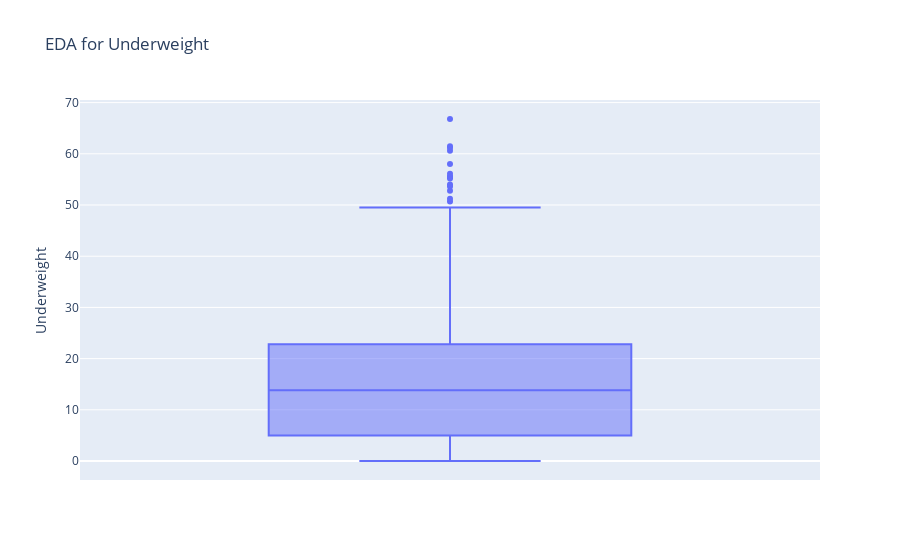

This figure's notebook cell:
### Code cell
fig = px.box(data, y=data['Underweight'] ,title="EDA for Underweight")
fig.show()

### Figure 1 — Plotly figure (JSON) as saved in the notebook; plotly's stock layout.template omitted (floating-point values rounded to 4 significant figures; data arrays with more than 128 entries replaced by an {"elided": "..."} marker saying what was removed)
{"data": [{"alignmentgroup": "True", "hovertemplate": "Underweight=%{y}<extra></extra>", "legendgroup": "", "marker": {"color": "#636efa"}, "name": "", "notched": false, "offsetgroup": "", "orientation": "v", "showlegend": false, "type": "box", "x0": " ", "xaxis": "x", "y": {"elided": "924 float values"}, "y0": " ", "yaxis": "y"}], "layout": {"boxmode": "group", "legend": {"tracegroupgap": 0}, "title": {"text": "EDA for Underweight"}, "xaxis": {"anchor": "y", "domain": [0, 1]}, "yaxis": {"anchor": "x", "domain": [0, 1], "title": {"text": "Underweight"}}}}
